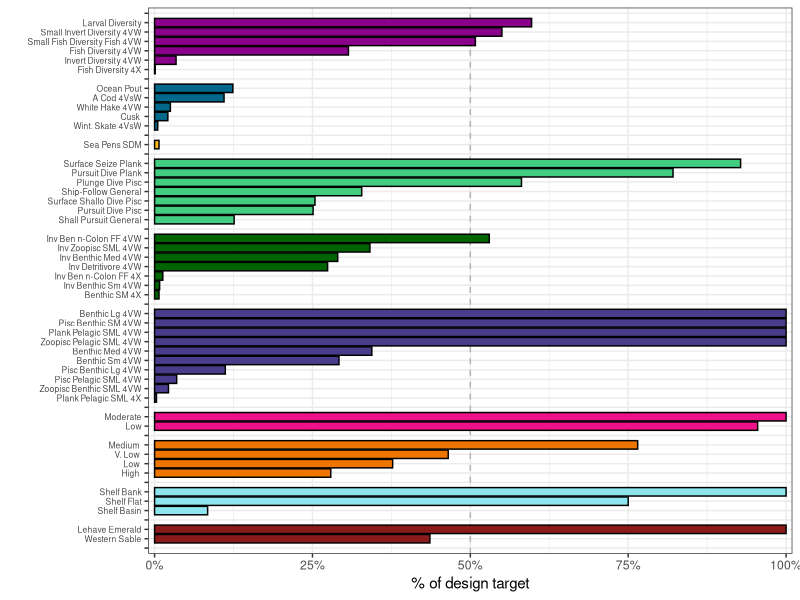

R code for this plot: (Note: this script raises an error after producing the figure.)
#Design Target plot

#load libraries
library(tidyverse)
library(viridis)
library(scales)

#load the target summary from the app

abbreviation_table <- read.csv("data/abbrev_table_network_features.csv")%>%
                      mutate(feature = trimws(feature))%>%
                      dplyr::select(feature,abbrev)


webca_targets <- read.csv("data/targetstable.csv")%>%
                 filter(Achieved > 0,
                        type != "Commercial fishery landing")%>%
                 rename(feature=Variable)%>%
                 mutate(feature = trimws(feature))%>%
                 left_join(.,abbreviation_table)%>%
                 mutate(type = gsub(" classification","",type),
                        type_f = factor(type,levels=c("Biodiversity hotspot","Depleted species","Biogenic habitat",
                                                    "Seabird functional group","Invertebrate functional group",
                                                    "Fish functional group","Scope for growth","Natural disturbance",
                                                    "Geomorphic unit","Biophysical unit")),
                        abbrev = ifelse(feature=="Medium Benthic Benthivores (East)" & type=="Invertebrate functional group","Inv Benthic Med 4VW",abbrev), #overlap in names
                        abbrev = ifelse(feature=="Small Benthic Benthivores (East)" & type=="Invertebrate functional group","Inv Benthic Sm 4VW",abbrev))%>%
                  arrange(type_f,Percent.to.Goal)     

# Create blank rows for each type_f level
blank_rows <- webca_targets %>%
              group_by(type_f) %>%
              summarise(across(everything(), ~NA), .groups = "drop") 

# Bind and arrange
webca_targets_padded1 <- webca_targets %>%
                        bind_rows(blank_rows) %>%
                        arrange(type_f, desc(Percent.to.Goal))

webca_targets_padded <- webca_targets_padded1 %>%
                        slice(1) %>%
                        mutate(type_f = "Biodiversity hotspot") %>%
                        mutate(across(-feature, ~NA))%>%
                        rbind(.,webca_targets_padded1)%>%
                        mutate(id = n():1,
                               abbrev = ifelse(is.na(abbrev), "", abbrev))
          

# Create named vector for labels
id_labels <- setNames(webca_targets_padded$abbrev, webca_targets_padded$id)

# Plot
webca_plot <- ggplot(webca_targets_padded, aes(y = factor(id), x = Percent.to.Goal/100, fill = type)) +
  geom_vline(xintercept=0.5,lty=2,col="grey70")+
  geom_bar(stat = "identity", col = "black") +
  theme_bw() +
  theme(strip.background = element_blank(),
        strip.text = element_blank(),
        legend.position = "none",
        axis.text.y = element_text(size = rel(0.7))) +
  scale_y_discrete(labels = id_labels)+
  scale_x_continuous(expand=(c(0.01,0)),labels=percent)+
  labs(y="",
       x="% of design target")+
  scale_fill_manual(values=c("darkmagenta","darkgoldenrod1","firebrick4",
                             "deepskyblue4","darkslateblue","cadetblue2","darkgreen",
                             "darkorange2","deeppink2","seagreen3"))

ggsave("output/webca_design_targets.png",webca_plot,width=7,height=12,dpi = 1200)
  



## Network analysis with the WEBMR addition 
network_targets <- read.csv("data/targetstable_all.csv")%>%
                    filter(Achieved > 0,
                           type != "Commercial fishery landing")%>%
                    rename(feature=Variable)%>%
                    mutate(feature = trimws(feature))%>%
                    left_join(.,abbreviation_table)%>%
                    mutate(type = gsub(" classification","",type),
                           type_f = factor(type,levels=c("Biodiversity hotspot","Depleted species","Biogenic habitat",
                                                         "Seabird functional group","Invertebrate functional group",
                                                         "Fish functional group","Scope for growth","Natural disturbance",
                                                         "Geomorphic unit","Biophysical unit")),
                           abbrev = ifelse(feature=="Medium Benthic Benthivores (East)" & type=="Invertebrate functional group","Inv Benthic Med 4VW",abbrev), #overlap in names
                           abbrev = ifelse(feature=="Small Benthic Benthivores (East)" & type=="Invertebrate functional group","Inv Benthic Sm 4VW",abbrev))%>%
                    arrange(type_f,Percent.to.Goal)     

network_targets_sum <- network_targets%>%
                       group_by(feature)%>%
                       summarise(Achieved = sum(Achieved,na.rm=T))%>%
                       ungroup()%>%
                       left_join(.,network_targets%>%
                                   distinct(feature,.keep_all=TRUE)%>%
                                   dplyr::select(feature,type,filter,Minimum.Target,abbrev,type_f))

# Create blank rows for each type_f level
blank_rows_network <- network_targets_sum %>%
                      group_by(type_f) %>%
                      summarise(across(everything(), ~NA), .groups = "drop") 

# Bind and arrange
network_targets_padded1 <- network_targets_sum %>%
                          bind_rows(blank_rows_network) %>%
                          arrange(type_f, desc(Achieved))

#add blank row to the start to make this semetrical
network_targets_padded <- network_targets_padded1 %>%
                          slice(1) %>%
                          mutate(type_f = "Biodiversity hotspot") %>%
                          mutate(across(-feature, ~NA))%>%
                          rbind(.,network_targets_padded1)%>%
                          mutate(id = n():1,
                                 abbrev = ifelse(is.na(abbrev), "", abbrev),
                                 target_met = ifelse(Achieved>=Minimum.Target,"yes","no"))


# Create named vector for labels
id_labels_network <- setNames(network_targets_padded$abbrev, network_targets_padded$id)

linedata <- data.frame(abbrev_lab=rep(plotdata$abbrev_lab,2),plan=c(plotdata$plan,plotdata$target))

linedata <- network_targets_padded%>%
            dplyr::select(id,Achieved,type,target_met)%>%
            rbind(.,
                  network_targets_padded%>%
                    filter(target_met == "no")%>%
                    dplyr::select(id,Minimum.Target,type,target_met)%>%
                    rename(Achieved = Minimum.Target))

network_webca <- network_targets_padded%>%
                 dplyr::select(abbrev,type,id,target_met)%>%
                 left_join(webca_targets_padded%>%
                             filter(abbrev !="")%>%
                             dplyr::select(abbrev,Achieved))
              
            


network_target_plot <- ggplot() +
                        geom_line(data = linedata,aes(y = factor(id),x=Achieved,group=factor(id)),lwd=0.5,col="grey70")+
                        geom_bar(data=network_targets_padded,aes(y = factor(id),  fill = type,x = Achieved,alpha = target_met),stat = "identity", col = NA) +
                        geom_bar(data=network_webca,aes(y = factor(id),fill = type, x = Achieved,alpha = target_met),stat="identity",col="black")+
                        geom_point(data=network_targets_padded,aes(y = factor(id),  fill = type,x = Minimum.Target))+
                        scale_alpha_manual(values = c("yes" = 1, "no" = 0.5)) +  # Assign transparency manually
                        theme_bw() +
                        theme(strip.background = element_blank(),
                              strip.text = element_blank(),
                              legend.position = "none",
                              axis.text.y = element_text(size = rel(0.7)),
                              panel.grid = element_blank()) +
                        scale_y_discrete(labels = id_labels_network) +
                        scale_x_continuous(expand = c(0.01, 0)) +
                        labs(y = "", x = "% of design target")

#which features does WEBMR have more than 50% of in the network
webca_threshold_features <- webca_targets_padded%>%
                            filter(Percent.to.Goal>=50)%>%
                            pull(feature)


network_target_plot <- ggplot() +
                        geom_line(data = linedata,aes(y = factor(id),x=Achieved,group=factor(id)),lwd=0.5,col="grey70")+
                        geom_bar(data=network_targets_padded,aes(y = factor(id),  fill = type,x = Achieved),stat = "identity", col = NA,alpha=0.75) +
                        geom_bar(data=network_webca,aes(y = factor(id),fill = type, x = Achieved),stat="identity",col=NA)+
                        geom_bar(data=network_targets_padded%>%filter(feature %in% webca_threshold_features),aes(y = factor(id),x = Achieved),fill=NA,stat = "identity", col = "black") +
                        geom_point(data=network_targets_padded,aes(y = factor(id),  fill = type,x = Minimum.Target))+
                        theme_bw() +
                        theme(strip.background = element_blank(),
                              strip.text = element_blank(),
                              legend.position = "none",
                              axis.text.y = element_text(size = rel(0.7)),
                              panel.grid = element_blank()) +
                        scale_y_discrete(labels = id_labels_network) +
                        scale_x_continuous(expand = c(0.01, 0)) +
                        scale_fill_manual(values=c("darkmagenta","darkgoldenrod1","firebrick4",
                                                   "deepskyblue4","darkslateblue","cadetblue2","darkgreen",
                                                   "darkorange2","deeppink2","seagreen3"))+
                        labs(y = "", x = "% of design target")

ggsave("output/network_target_plot.png",network_target_plot,width=7,height=12,dpi = 1200)
